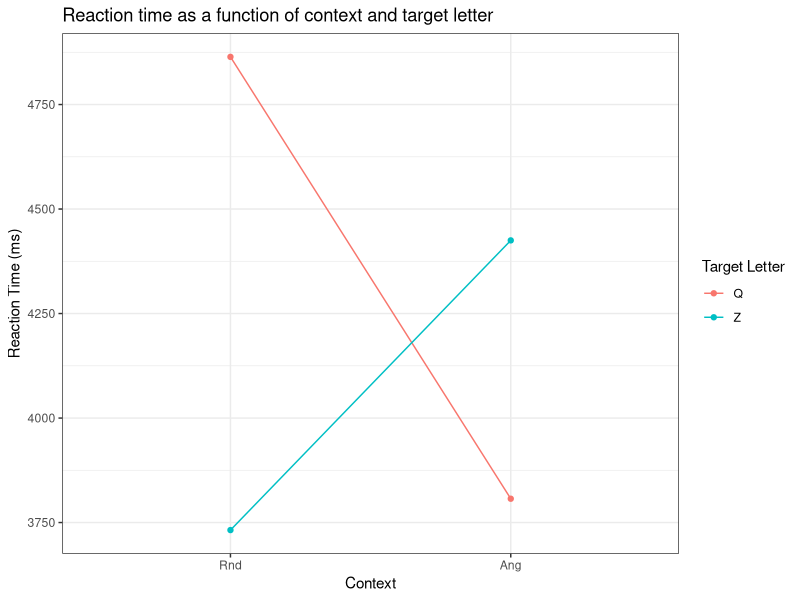
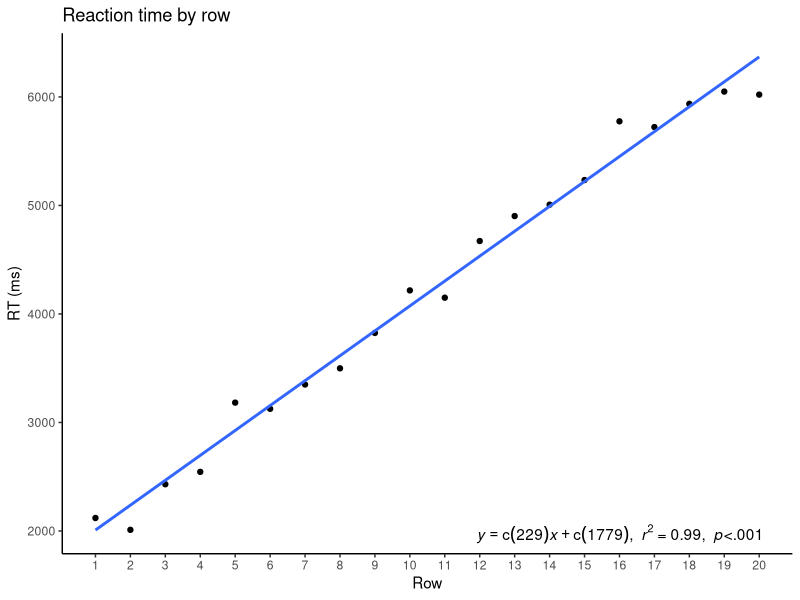

Here is the R script that generated these plots, in order:
## ---- chunk 1
library(ggplot2)

class.ano <- data.frame(
letter  = factor(c("Q","Q","Z","Z")),
context = factor(c("Rnd","Ang","Rnd","Ang"), levels=c("Rnd","Ang")),
RT    = c(4864, 3807, 3732, 4425))
## ---- chunk 2

# Basic line graph with points
ano.pl <- ggplot(data=class.ano, aes(x=context, y=RT, group=letter, color=letter)) +
    geom_line() +
    geom_point() +
    theme_bw() +
    xlab("Context") + ylab("Reaction Time (ms)") +
    ggtitle("Reaction time as a function of context and target letter")

ano.pl + scale_shape_discrete(name="Target Letter") + scale_color_discrete(name="Target Letter")

## ---- chunk 3

rt.by.row <- data.frame(
Row = c(1:20),
RT = c(2120,2011,2431,2545,3183,3126,3350,3499,3825,4217,4150,4672,4902,5007,5234,5775,5722,5936,6049,6021)
)
model <- lm(formula = RT ~ Row, data = rt.by.row)
eqn <- as.character( as.expression(
substitute(italic(y) == b * italic(x) + a * "," ~~ italic(r)^2 ~ "=" ~ r2 * "," ~~ italic(p) * "<.001",
           list(a = format(coef(model)[1], digits = 3),
                b = format(coef(model)[2], digits = 3),
                r2 = format(summary(model)$r.squared, digits=2)
                ))))
## ---- chunk 4

pl<-ggplot(rt.by.row, aes(x = Row, y = RT))
pl + geom_point() + geom_smooth(method = lm, se = FALSE) +  theme_classic() + scale_x_continuous(breaks=c(1:20)) +
  annotate("text", label = eqn, parse = TRUE, x = Inf, y = -Inf, hjust = 1.1, vjust = -.5) +
  ggtitle("Reaction time by row") + xlab("Row") + ylab("RT (ms)")

